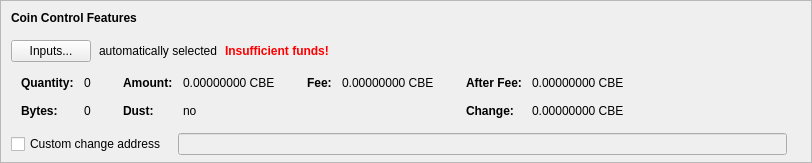
    <widget class="QFrame" name="frameCoinControl">
     <property name="sizePolicy">
      <sizepolicy hsizetype="Expanding" vsizetype="Expanding">
       <horstretch>0</horstretch>
       <verstretch>0</verstretch>
      </sizepolicy>
     </property>
     <property name="maximumSize">
      <size>
       <width>16777215</width>
       <height>16777215</height>
      </size>
     </property>
     <property name="frameShape">
      <enum>QFrame::StyledPanel</enum>
     </property>
     <property name="frameShadow">
      <enum>QFrame::Sunken</enum>
     </property>
     <layout class="QVBoxLayout" name="verticalLayoutCoinControl2">
      <property name="spacing">
       <number>0</number>
      </property>
      <property name="leftMargin">
       <number>0</number>
      </property>
      <property name="topMargin">
       <number>0</number>
      </property>
      <property name="rightMargin">
       <number>0</number>
      </property>
      <property name="bottomMargin">
       <number>6</number>
      </property>
      <item>
       <layout class="QVBoxLayout" name="verticalLayoutCoinControl" stretch="0,0,0,0,1">
        <property name="spacing">
         <number>0</number>
        </property>
        <property name="leftMargin">
         <number>10</number>
        </property>
        <property name="topMargin">
         <number>10</number>
        </property>
        <item>
         <layout class="QHBoxLayout" name="horizontalLayoutCoinControl1">
          <property name="bottomMargin">
           <number>15</number>
          </property>
          <item>
           <widget class="QLabel" name="labelCoinControlFeatures">
            <property name="sizePolicy">
             <sizepolicy hsizetype="Preferred" vsizetype="Maximum">
              <horstretch>0</horstretch>
              <verstretch>0</verstretch>
             </sizepolicy>
            </property>
            <property name="font">
             <font>
              <weight>75</weight>
              <bold>true</bold>
             </font>
            </property>
            <property name="styleSheet">
             <string notr="true">font-weight:bold;</string>
            </property>
            <property name="text">
             <string>Coin Control Features</string>
            </property>
           </widget>
          </item>
         </layout>
        </item>
        <item>
         <layout class="QHBoxLayout" name="horizontalLayoutCoinControl2" stretch="0,0,0,0">
          <property name="spacing">
           <number>8</number>
          </property>
          <property name="bottomMargin">
           <number>10</number>
          </property>
          <item>
           <widget class="QPushButton" name="pushButtonCoinControl">
            <property name="styleSheet">
             <string notr="true"/>
            </property>
            <property name="text">
             <string>Inputs...</string>
            </property>
            <property name="autoDefault">
             <bool>false</bool>
            </property>
           </widget>
          </item>
          <item>
           <widget class="QLabel" name="labelCoinControlAutomaticallySelected">
            <property name="text">
             <string>automatically selected</string>
            </property>
            <property name="margin">
             <number>5</number>
            </property>
           </widget>
          </item>
          <item>
           <widget class="QLabel" name="labelCoinControlInsuffFunds">
            <property name="font">
             <font>
              <weight>75</weight>
              <bold>true</bold>
             </font>
            </property>
            <property name="styleSheet">
             <string notr="true">color:red;font-weight:bold;</string>
            </property>
            <property name="text">
             <string>Insufficient funds!</string>
            </property>
            <property name="margin">
             <number>5</number>
            </property>
           </widget>
          </item>
          <item>
           <spacer name="horizontalSpacerCoinControl">
            <property name="orientation">
             <enum>Qt::Horizontal</enum>
            </property>
            <property name="sizeHint" stdset="0">
             <size>
              <width>40</width>
              <height>1</height>
             </size>
            </property>
           </spacer>
          </item>
         </layout>
        </item>
        <item>
         <widget class="QWidget" name="widgetCoinControl" native="true">
          <property name="sizePolicy">
           <sizepolicy hsizetype="Preferred" vsizetype="Preferred">
            <horstretch>0</horstretch>
            <verstretch>0</verstretch>
           </sizepolicy>
          </property>
          <property name="minimumSize">
           <size>
            <width>0</width>
            <height>0</height>
           </size>
          </property>
          <property name="styleSheet">
           <string notr="true"/>
          </property>
          <layout class="QHBoxLayout" name="horizontalLayoutCoinControl5">
           <property name="leftMargin">
            <number>0</number>
           </property>
           <property name="topMargin">
            <number>0</number>
           </property>
           <property name="rightMargin">
            <number>0</number>
           </property>
           <property name="bottomMargin">
            <number>0</number>
           </property>
           <item>
            <layout class="QHBoxLayout" name="horizontalLayoutCoinControl3" stretch="0,0,0,1">
             <property name="spacing">
              <number>20</number>
             </property>
             <property name="topMargin">
              <number>0</number>
             </property>
             <property name="bottomMargin">
              <number>10</number>
             </property>
             <item>
              <layout class="QFormLayout" name="formLayoutCoinControl1">
               <property name="horizontalSpacing">
                <number>10</number>
               </property>
               <property name="verticalSpacing">
                <number>14</number>
               </property>
               <property name="leftMargin">
                <number>10</number>
               </property>
               <property name="topMargin">
                <number>4</number>
               </property>
               <property name="rightMargin">
                <number>6</number>
               </property>
               <item row="0" column="0">
                <widget class="QLabel" name="labelCoinControlQuantityText">
                 <property name="font">
                  <font>
                   <weight>75</weight>
                   <bold>true</bold>
                  </font>
                 </property>
                 <property name="text">
                  <string>Quantity:</string>
                 </property>
                 <property name="margin">
                  <number>0</number>
                 </property>
                </widget>
               </item>
               <item row="0" column="1">
                <widget class="QLabel" name="labelCoinControlQuantity">
                 <property name="cursor">
                  <cursorShape>IBeamCursor</cursorShape>
                 </property>
                 <property name="contextMenuPolicy">
                  <enum>Qt::ActionsContextMenu</enum>
                 </property>
                 <property name="text">
                  <string notr="true">0</string>
                 </property>
                 <property name="margin">
                  <number>0</number>
                 </property>
                 <property name="textInteractionFlags">
                  <set>Qt::LinksAccessibleByMouse|Qt::TextSelectableByKeyboard|Qt::TextSelectableByMouse</set>
                 </property>
                </widget>
               </item>
               <item row="1" column="0">
                <widget class="QLabel" name="labelCoinControlBytesText">
                 <property name="font">
                  <font>
                   <weight>75</weight>
                   <bold>true</bold>
                  </font>
                 </property>
                 <property name="text">
                  <string>Bytes:</string>
                 </property>
                </widget>
               </item>
               <item row="1" column="1">
                <widget class="QLabel" name="labelCoinControlBytes">
                 <property name="cursor">
                  <cursorShape>IBeamCursor</cursorShape>
                 </property>
                 <property name="contextMenuPolicy">
                  <enum>Qt::ActionsContextMenu</enum>
                 </property>
                 <property name="text">
                  <string notr="true">0</string>
                 </property>
                 <property name="textInteractionFlags">
                  <set>Qt::LinksAccessibleByMouse|Qt::TextSelectableByKeyboard|Qt::TextSelectableByMouse</set>
                 </property>
                </widget>
               </item>
              </layout>
             </item>
             <item>
              <layout class="QFormLayout" name="formLayoutCoinControl2">
               <property name="horizontalSpacing">
                <number>10</number>
               </property>
               <property name="verticalSpacing">
                <number>14</number>
               </property>
               <property name="leftMargin">
                <number>6</number>
               </property>
               <property name="topMargin">
                <number>4</number>
               </property>
               <property name="rightMargin">
                <number>6</number>
               </property>
               <item row="0" column="0">
                <widget class="QLabel" name="labelCoinControlAmountText">
                 <property name="font">
                  <font>
                   <weight>75</weight>
                   <bold>true</bold>
                  </font>
                 </property>
                 <property name="text">
                  <string>Amount:</string>
                 </property>
                 <property name="margin">
                  <number>0</number>
                 </property>
                </widget>
               </item>
               <item row="0" column="1">
                <widget class="QLabel" name="labelCoinControlAmount">
                 <property name="cursor">
                  <cursorShape>IBeamCursor</cursorShape>
                 </property>
                 <property name="contextMenuPolicy">
                  <enum>Qt::ActionsContextMenu</enum>
                 </property>
                 <property name="text">
                  <string notr="true">0.00000000 CBE</string>
                 </property>
                 <property name="textInteractionFlags">
                  <set>Qt::LinksAccessibleByMouse|Qt::TextSelectableByKeyboard|Qt::TextSelectableByMouse</set>
                 </property>
                </widget>
               </item>
               <item row="1" column="0">
                <widget class="QLabel" name="labelCoinControlLowOutputText">
                 <property name="font">
                  <font>
                   <weight>75</weight>
                   <bold>true</bold>
                  </font>
                 </property>
                 <property name="text">
                  <string>Dust:</string>
                 </property>
                </widget>
               </item>
               <item row="1" column="1">
                <widget class="QLabel" name="labelCoinControlLowOutput">
                 <property name="cursor">
                  <cursorShape>IBeamCursor</cursorShape>
                 </property>
                 <property name="contextMenuPolicy">
                  <enum>Qt::ActionsContextMenu</enum>
                 </property>
                 <property name="text">
                  <string notr="true">no</string>
                 </property>
                 <property name="textInteractionFlags">
                  <set>Qt::LinksAccessibleByMouse|Qt::TextSelectableByKeyboard|Qt::TextSelectableByMouse</set>
                 </property>
                </widget>
               </item>
              </layout>
             </item>
             <item>
              <layout class="QFormLayout" name="formLayoutCoinControl3">
               <property name="horizontalSpacing">
                <number>10</number>
               </property>
               <property name="verticalSpacing">
                <number>14</number>
               </property>
               <property name="leftMargin">
                <number>6</number>
               </property>
               <property name="topMargin">
                <number>4</number>
               </property>
               <property name="rightMargin">
                <number>6</number>
               </property>
               <item row="0" column="0">
                <widget class="QLabel" name="labelCoinControlFeeText">
                 <property name="font">
                  <font>
                   <weight>75</weight>
                   <bold>true</bold>
                  </font>
                 </property>
                 <property name="text">
                  <string>Fee:</string>
                 </property>
                 <property name="margin">
                  <number>0</number>
                 </property>
                </widget>
               </item>
               <item row="0" column="1">
                <widget class="QLabel" name="labelCoinControlFee">
                 <property name="cursor">
                  <cursorShape>IBeamCursor</cursorShape>
                 </property>
                 <property name="contextMenuPolicy">
                  <enum>Qt::ActionsContextMenu</enum>
                 </property>
                 <property name="text">
                  <string notr="true">0.00000000 CBE</string>
                 </property>
                 <property name="textInteractionFlags">
                  <set>Qt::LinksAccessibleByMouse|Qt::TextSelectableByKeyboard|Qt::TextSelectableByMouse</set>
                 </property>
                </widget>
               </item>
             </layout>
             </item>
             <item>
              <layout class="QFormLayout" name="formLayoutCoinControl4">
               <property name="horizontalSpacing">
                <number>10</number>
               </property>
               <property name="verticalSpacing">
                <number>14</number>
               </property>
               <property name="leftMargin">
                <number>6</number>
               </property>
               <property name="topMargin">
                <number>4</number>
               </property>
               <property name="rightMargin">
                <number>6</number>
               </property>
               <item row="0" column="0">
                <widget class="QLabel" name="labelCoinControlAfterFeeText">
                 <property name="font">
                  <font>
                   <weight>75</weight>
                   <bold>true</bold>
                  </font>
                 </property>
                 <property name="text">
                  <string>After Fee:</string>
                 </property>
                 <property name="margin">
                  <number>0</number>
                 </property>
                </widget>
               </item>
               <item row="0" column="1">
                <widget class="QLabel" name="labelCoinControlAfterFee">
                 <property name="cursor">
                  <cursorShape>IBeamCursor</cursorShape>
                 </property>
                 <property name="contextMenuPolicy">
                  <enum>Qt::ActionsContextMenu</enum>
                 </property>
                 <property name="text">
                  <string notr="true">0.00000000 CBE</string>
                 </property>
                 <property name="textInteractionFlags">
                  <set>Qt::LinksAccessibleByMouse|Qt::TextSelectableByKeyboard|Qt::TextSelectableByMouse</set>
                 </property>
                </widget>
               </item>
               <item row="1" column="0">
                <widget class="QLabel" name="labelCoinControlChangeText">
                 <property name="font">
                  <font>
                   <weight>75</weight>
                   <bold>true</bold>
                  </font>
                 </property>
                 <property name="text">
                  <string>Change:</string>
                 </property>
                </widget>
               </item>
               <item row="1" column="1">
                <widget class="QLabel" name="labelCoinControlChange">
                 <property name="cursor">
                  <cursorShape>IBeamCursor</cursorShape>
                 </property>
                 <property name="contextMenuPolicy">
                  <enum>Qt::ActionsContextMenu</enum>
                 </property>
                 <property name="text">
                  <string notr="true">0.00000000 CBE</string>
                 </property>
                 <property name="textInteractionFlags">
                  <set>Qt::LinksAccessibleByMouse|Qt::TextSelectableByKeyboard|Qt::TextSelectableByMouse</set>
                 </property>
                </widget>
               </item>
              </layout>
             </item>
            </layout>
           </item>
          </layout>
         </widget>
        </item>
        <item>
         <layout class="QHBoxLayout" name="horizontalLayoutCoinControl4" stretch="0,0,0">
          <property name="spacing">
           <number>12</number>
          </property>
          <property name="sizeConstraint">
           <enum>QLayout::SetDefaultConstraint</enum>
          </property>
          <property name="topMargin">
           <number>5</number>
          </property>
          <property name="rightMargin">
           <number>5</number>
          </property>
          <item>
           <widget class="QCheckBox" name="checkBoxCoinControlChange">
            <property name="toolTip">
             <string>If this is activated, but the change address is empty or invalid, change will be sent to a newly generated address.</string>
            </property>
            <property name="text">
             <string>Custom change address</string>
            </property>
           </widget>
          </item>
          <item>
           <widget class="QValidatedLineEdit" name="lineEditCoinControlChange">
            <property name="enabled">
             <bool>false</bool>
            </property>
            <property name="sizePolicy">
             <sizepolicy hsizetype="Expanding" vsizetype="Fixed">
              <horstretch>0</horstretch>
              <verstretch>0</verstretch>
             </sizepolicy>
            </property>
           </widget>
          </item>
          <item>
           <widget class="QLabel" name="labelCoinControlChangeLabel">
            <property name="sizePolicy">
             <sizepolicy hsizetype="Preferred" vsizetype="Expanding">
              <horstretch>0</horstretch>
              <verstretch>0</verstretch>
             </sizepolicy>
            </property>
            <property name="minimumSize">
             <size>
              <width>0</width>
              <height>0</height>
             </size>
            </property>
            <property name="text">
             <string/>
            </property>
            <property name="margin">
             <number>3</number>
            </property>
           </widget>
          </item>
         </layout>
        </item>
        <item>
         <spacer name="verticalSpacerCoinControl">
          <property name="orientation">
           <enum>Qt::Vertical</enum>
          </property>
          <property name="sizeHint" stdset="0">
           <size>
            <width>800</width>
            <height>1</height>
           </size>
          </property>
         </spacer>
        </item>
       </layout>
      </item>
     </layout>
    </widget>
